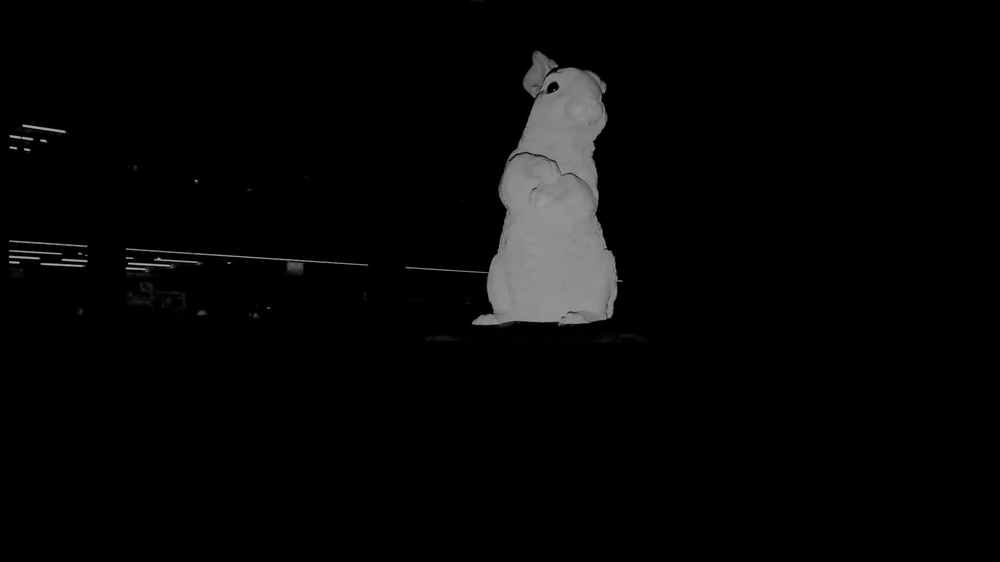
#> input picture Image0.png, 1000 x 562 px, shrunk from 1920 x 1080 before the run, found by its file name
$ python preprocess.py
#> lines starting #> are read from the running program, lines starting #| are printed output that depends on the picture; after the words box and inside, x2 and y2 are one past the last pixel; in counts of white or black regions, pixels touching at a corner belong together
"""
画像前処理: Image0.pngから余計なノイズを除去してウサギだけを抽出
"""
import numpy as np
from PIL import Image
from scipy import ndimage

# ------------------------
# 設定
# ------------------------
INPUT_IMAGE = "Image0.png"
OUTPUT_IMAGE = "Image0_clean.png"
THRESHOLD = 15  # 二値化の閾値

# ------------------------
# 画像読み込み・二値化
# ------------------------
img = Image.open(INPUT_IMAGE).convert("L")
img_array = np.array(img)

# 二値化
binary = (img_array > THRESHOLD).astype(np.uint8)
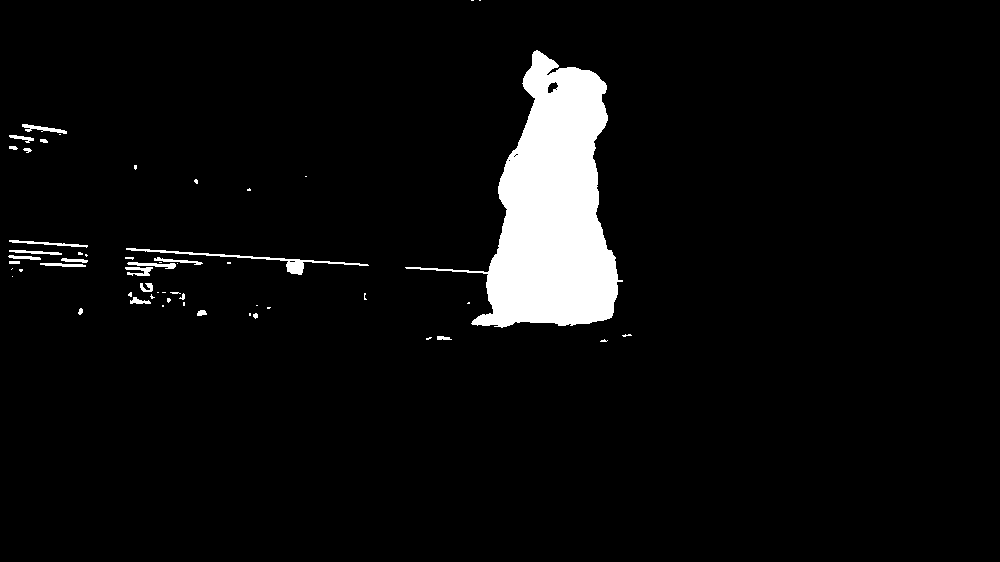
#> binary: shape (562, 1000); values 0 (black) and 1 (white), 5.1% white; 55 white regions (32 under 20 px), largest, box (x1, y1, x2, y2) and area: (405, 50, 623, 328) 25698, (126, 248, 369, 275) 740, (9, 240, 88, 248) 193

# ------------------------
# 最大連結成分を抽出（ウサギ本体だけを残す）
# ------------------------
labeled, num_features = ndimage.label(binary)
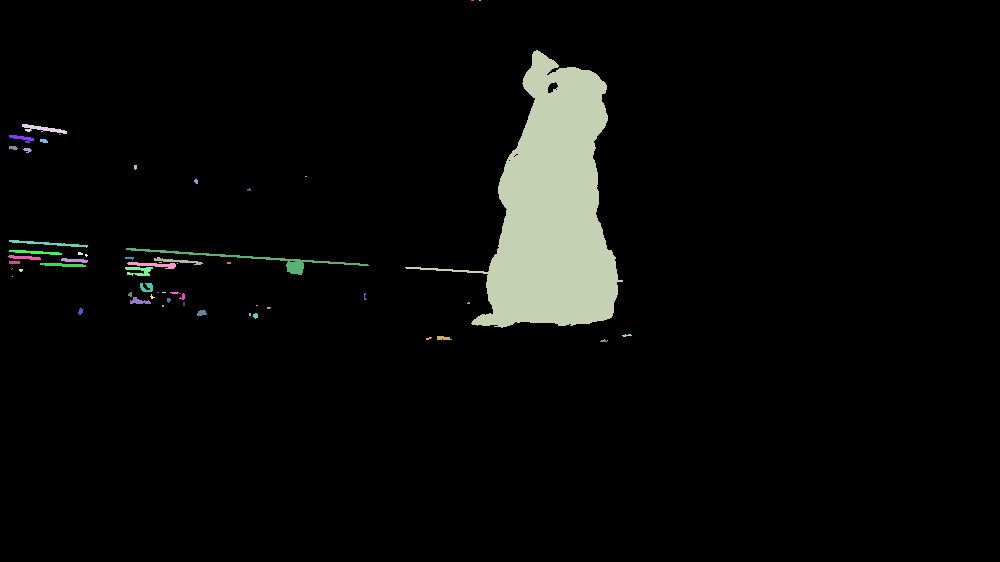
#> labeled: shape (562, 1000) int32; 60 distinct labels, from 0 to 59; one colour per label, 0 black
#> num_features = 59
print(f"検出された連結成分数: {num_features}")
#| 検出された連結成分数: 59

if num_features > 0:
    # 各連結成分のサイズを計算
    component_sizes = ndimage.sum(binary, labeled, range(1, num_features + 1))
#> component_sizes = 59 values, max 25698 at index 2, min 1 at index 28, mean 483.2

    # 最大の連結成分を見つける
    largest_component = np.argmax(component_sizes) + 1
#> largest_component = 3

    # 最大連結成分だけを残す
    clean_mask = (labeled == largest_component).astype(np.uint8)
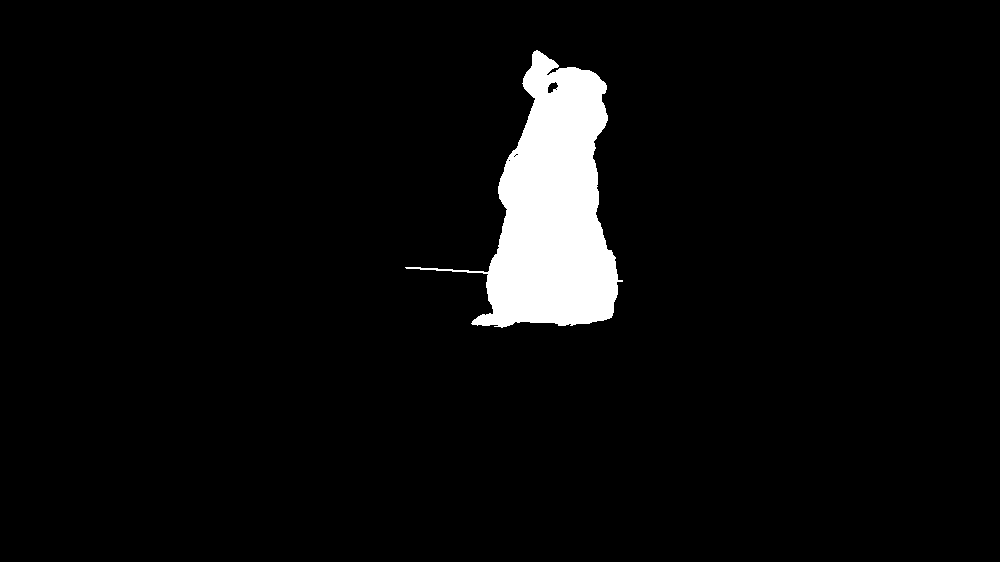
#> clean_mask: shape (562, 1000); values 0 (black) and 1 (white), 4.6% white; 1 white region, box (x1, y1, x2, y2) and area: (405, 50, 623, 328) 25698

    print(f"最大連結成分のサイズ: {int(component_sizes[largest_component - 1])} ピクセル")
#| 最大連結成分のサイズ: 25698 ピクセル
else:
    clean_mask = binary

# ------------------------
# 元の輝度値を保持してマスク適用
# ------------------------
clean_image = img_array * clean_mask

# ------------------------
# 保存
# ------------------------
result = Image.fromarray(clean_image)
result.save(OUTPUT_IMAGE)

print(f"前処理完了: {OUTPUT_IMAGE}")
print(f"元の白ピクセル数: {binary.sum()}")
#| 元の白ピクセル数: 28510
print(f"処理後の白ピクセル数: {clean_mask.sum()}")
#| 処理後の白ピクセル数: 25698
